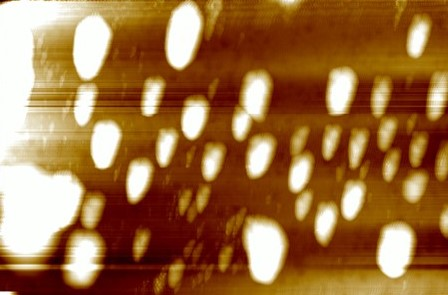
%> input picture HW3-1/HW3/afm2.jpg, 448 x 295 px
$ octave five.m   (GNU Octave 9; MATLAB toolbox functions it lacks are replaced by stand-ins)
%> lines starting %> are read from the running program, lines starting %| are printed output that depends on the picture
clear
close
clc

%% This code plots a 3D figure
%  511 pixles is 20 micrometers in the figure
%  the height range is 0 to 400 nm

height_range = 400;
pixel_size = (20/511); %% micrometers/pixel

%% Read image data
    im = imread('afm2.jpg');
%> im is the input picture: size 295x448x3 uint8; mean R, G, B 158.9, 112.4, 67.2

%% Covert the image to grayscale
im_gray = rgb2gray(im);
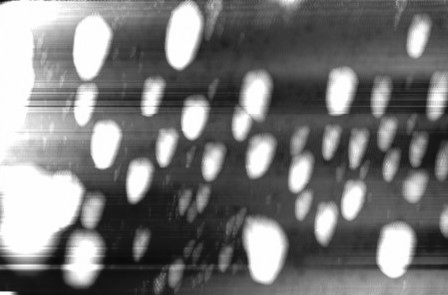
%> im_gray: size 295x448 uint8; min 8, max 255, mean 121.2

%% Plot data as a surface
    z = double(im_gray);
    data_range = [min(min(z)) max(max(z))];
%> data_range = [8 255]
    % make z go from 0 to 200 nm
    z = z - min(min(z));
    Z = z / data_range(2) * height_range;

%% Break data into x y and z
    x = 1:size(z,2);
%> x = 448 values from 1 to 448
    y = 1:size(z,1);
%> y = 295 values from 1 to 295
    % Modify x and y to have real dimensions
    x = pixel_size*(x-min(x));
%> x = 448 values from 0 to 17.5
    y = pixel_size*(y-min(y));
%> y = 295 values from 0 to 11.51

   % create meshgrid
   [X,Y] = meshgrid(x,y);
   clear x y;

% Display data as a surface
    fig1 = figure(1);
    fig1.WindowState = 'maximized';
    surf(z);
    colormap default;
    title1 = title('3D surface of an afm image');
    title1.Interpreter = 'latex';
    title1.FontSize = 20;
    xlab = xlabel('X({\mu}m)');
    xlab.FontSize = 16;
    ylab =  ylabel('Y({\mu}m)');
    ylab.FontSize = 16;
    zlab = zlabel('Z(nm)');
    zlab.FontSize = 16;
    colorbar('peer',gca);
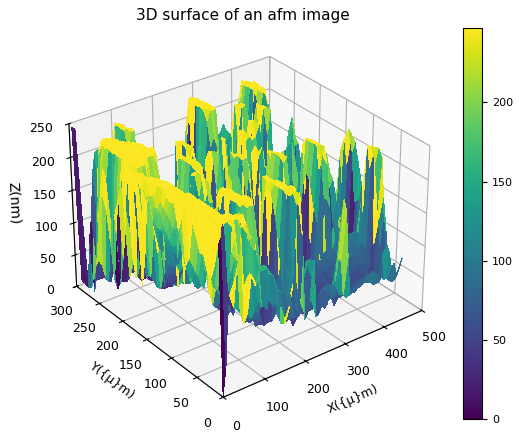
%> figure redrawn from the program's plot data


    fig2 = figure(2);
    fig2.WindowState = 'maximized';
    surf(-1.*X,-1.*Y,Z);
    colormap default;
    title1 = title('3D surface of an afm image - alt veiw');
    title1.Interpreter = 'latex';
    title1.FontSize = 20;
    xlab = xlabel('X({\mu}m)');
    xlab.FontSize = 16;
    ylab =  ylabel('Y({\mu}m)');
    ylab.FontSize = 16;
    zlab = zlabel('Z(nm)');
    zlab.FontSize = 16;
    colorbar('peer',gca);
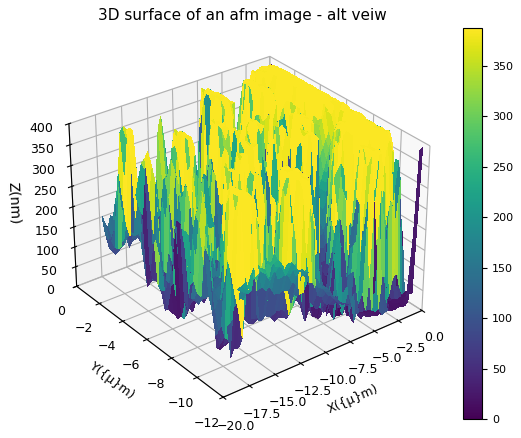
%> figure redrawn from the program's plot data

$ run again, with HW3-1/HW3/afm1.jpg copied over HW3-1/HW3/afm2.jpg
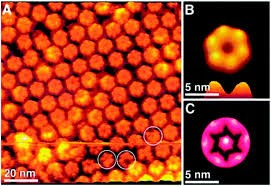
%> input picture HW3-1/HW3/afm1.jpg, 271 x 186 px
%> im is the input picture: size 186x271x3 uint8; mean R, G, B 157.4, 55.5, 29.5
%> `im_gray = rgb2gray(im);`:
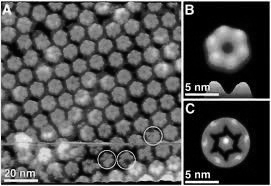
%> im_gray: size 186x271 uint8; min 0, max 255, mean 83
%> data_range = [0 255]
%> `colorbar('peer',gca);`:
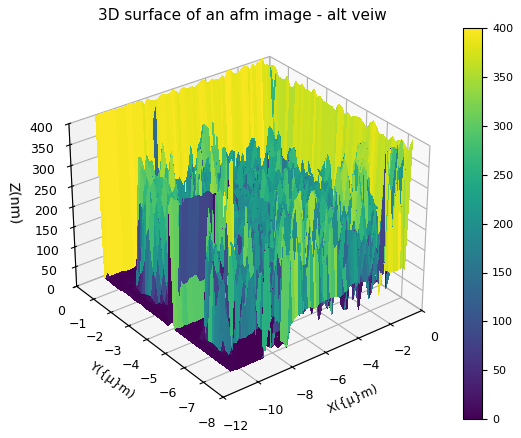
%> figure redrawn from the program's plot data
